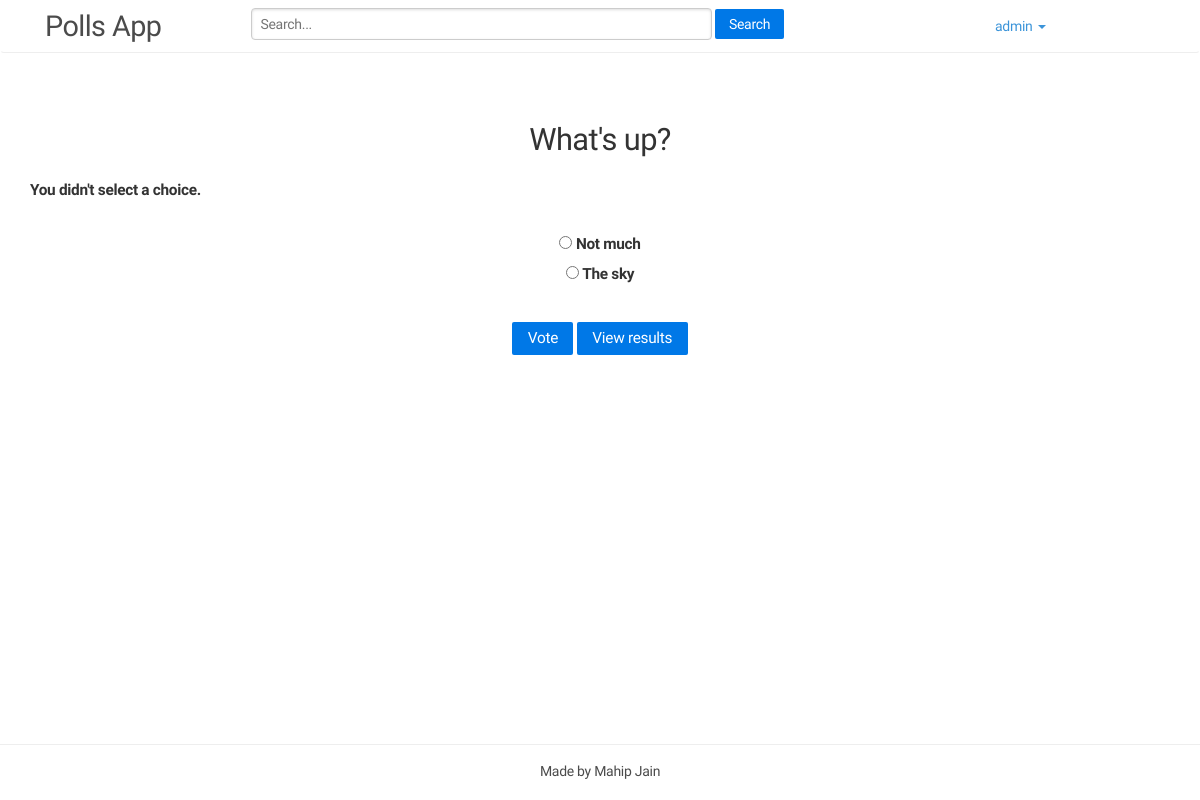
/polls/1/vote/ (signed in), run on the app's committed database.
### polls/models.py (models this page shows, shortened)
class Question(models.Model):
	question_text = models.CharField(max_length=200)
	pub_date = models.DateTimeField('date published')
	def was_published_recently(self):
		now = timezone.now()
		return now - datetime.timedelta(days=1) <= self.pub_date <= now
	was_published_recently.admin_order_field = 'pub_date'
	was_published_recently.boolean = True
	was_published_recently.short_description = 'Published recently?'

class Choice(models.Model):
	question = models.ForeignKey(Question)
	choice_text = models.CharField(max_length=200)
	votes = models.IntegerField(default=0)

### polls/views.py (the view)
# urls.py: url(r'^(?P<question_id>\d+)/vote/$', views.vote, name='vote'),
@login_required
def vote(request, question_id):
	p = get_object_or_404(Question, pk=question_id)
	try:
		selected_choice = p.choice_set.get(pk=request.POST['choice'])
	except (KeyError, Choice.DoesNotExist):
		return render(request, 'polls/detail.html', {
			'question': p,
			'error_message': "You didn't select a choice.",
		})
	else:
		selected_choice.votes +=1
		selected_choice.save()
		return HttpResponseRedirect(reverse('polls:results', args=(p.id,)))

### polls/templates/polls/detail.html (shortened to what this page needs)
<!DOCTYPE html>
{% load staticfiles %}
<html lang="en">
	<head>
		<link rel="stylesheet" type="text/css" href="{% static 'polls/bootstrap/css/bootstrap.min.css' %}" />
		<link rel="stylesheet" type="text/css" href="{% static 'polls/style/animate.css' %}" />
		<link rel="stylesheet" type="text/css" href="{% static 'polls/style/owl.css' %}" />
		<link rel="stylesheet" type="text/css" href="{% static 'polls/style/normalize.css' %}" />
		<link rel="stylesheet" type="text/css" href="{% static 'polls/pure/pure/pure-min.css' %}" />
		<link rel="stylesheet" type="text/css" href="{% static 'polls/style/custom.css' %}" />
	</head>
<body>
<div class="page-wrap">
<nav class="navbar header">
  <div class="container">
    <div class="navbar-header col-md-2">
      <a class="navbar-brand" href="/polls/"><p class="head-text">Polls App</p></a>
    </div>
	<div class="col-md-8">
	<form class="navbar navbar-nav pure-form col-md-12" style="display: inline">
    <fieldset class="col-md-12 search">
        <input class="pure-input-2-3"type="text" placeholder="Search...">
        <button type="submit" class="pure-button pure-button-primary">Search</button>
    </fieldset>
	</form></div>
    <ul class="nav navbar-nav col-md-2 ">
      <li class="dropdown">
        <a class="dropdown-toggle" data-toggle="dropdown" href="#">{{ user.username }}
        <span class="caret"></span></a>
  </div>
</nav>
<main class="container">
<h1 class="center">{{ question.question_text }}</h1>
{% if error_message %}<p><strong>{{ error_message }} </strong></p>{% endif %}
<form class="top-padding center" action="{% url 'polls:vote' question.id %}" method="post">
{% for choice in question.choice_set.all %}
	<input type="radio" name="choice" id="choice{{ forloop.counter }}" value="{{choice.id}}"" />
	<label for="choice{{ forloop.counter }}">{{ choice.choice_text }}</label><br />
{% endfor %}
<input class="pure-button pure-button-primary top-padding" type="submit" value="Vote" />
<a class="pure-button pure-button-primary top-padding" href="{% url 'polls:results' question.id %}">View results</a>
</form></main>
</div>
<footer class="site-footer text-muted">
  <p class="container footer-text">Made by Mahip Jain<p>
</footer>
</body>
</html>

### polls/static/polls/pure/pure/pure-min.css (style rules this page uses)
html { font-family:sans-serif;-ms-text-size-adjust:100%;-webkit-text-size-adjust:100% }
body { margin:0 }
article,aside,details,figcaption,figure,footer,header,hgroup,main,menu,nav,section,summary { display:block }
a { background-color:transparent }
b,strong { font-weight:700 }
h1 { font-size:2em;margin:.67em 0 }
button,input,optgroup,select,textarea { color:inherit;font:inherit;margin:0 }
button { overflow:visible }
button,select { text-transform:none }
button,html input[type=button],input[type=reset],input[type=submit] { -webkit-appearance:button;cursor:pointer }
input { line-height:normal }
input[type=checkbox],input[type=radio] { box-sizing:border-box;padding:0 }
fieldset { border:1px solid silver;margin:0 2px;padding:.35em .625em .75em }
.pure-button { display:inline-block;zoom:1;line-height:normal;white-space:nowrap;vertical-align:middle;text-align:center;cursor:pointer;-webkit-user-drag:none;-webkit-user-select:none;-moz-user-select:none;-ms-user-select:none;user-select:none;-webkit-box-sizing:border-box;-moz-box-sizing:border-box;box-sizing:border-box }
.pure-button { font-family:inherit;font-size:100%;padding:.5em 1em;color:#444;color:rgba(0,0,0,.8);border:1px solid #999;border:0 rgba(0,0,0,0);background-color:#E6E6E6;text-decoration:none;border-radius:2px }
.pure-button-primary,.pure-button-selected,a.pure-button-primary,a.pure-button-selected { background-color:#0078e7;color:#fff }
.pure-form input[type=text],.pure-form input[type=password],.pure-form input[type=email],.pure-form input[type=url],.pure-form input[type=date],.pure-form input[type=month],.pure-form input[type=time],.pure-form input[type=datetime],.pure-form input[type=datetime-local],.pure-form input[type=week],.pure-form input[type=number],.pure-form input[type=search],.pure-form input[type=tel],.pure-form input[type=color],.pure-form select,.pure-form textarea { padding:.5em .6em;display:inline-block;border:1px solid #ccc;box-shadow:inset 0 1px 3px #ddd;border-radius:4px;vertical-align:middle;-webkit-box-sizing:border-box;-moz-box-sizing:border-box;box-sizing:border-box }
.pure-form fieldset { margin:0;padding:.35em 0 .75em;border:0 }
.pure-form .pure-input-2-3 { width:66% }

### polls/static/polls/style/custom.css (style rules this page uses)
* { margin: 0; letter-spacing: -0.02em; font-family: "Raleway", "Helvetica Neue", Helvetica, Arial, sans-serif; }
html, body { height: 99%; }
body { line-height: 1.6; }
.page-wrap { min-height: 100%; margin-bottom: -40px; }
.page-wrap:after { content: ""; display: block; }
.site-footer, .page-wrap:after { height: 40px; }
.site-footer { border-top: 1px solid #eee; }
.footer-text { text-align: center; padding: 15px; font-weight: normal; color: rgb(75, 75, 75); }
.header { border-bottom: 1px solid #eee; }
.head-text { font-size: 160%; margin: 0; font-weight: 100; color: rgb(75, 75, 75); }
.questions, main { margin-top: 50px; font-size: 1.1em; }
.question th, td,a { letter-spacing: 0.6 em; }
.top-padding { margin-top: 30px; }
.search { padding-top: 6px !important; }
.center { text-align: center; }

### data on the page
Question: question_text "What's up?"
Choice: choice_text "Not much"
Choice: choice_text "The sky"

### other printed values
{{ user.username }} "admin"
{{ error_message }} "You didn't select a choice."
